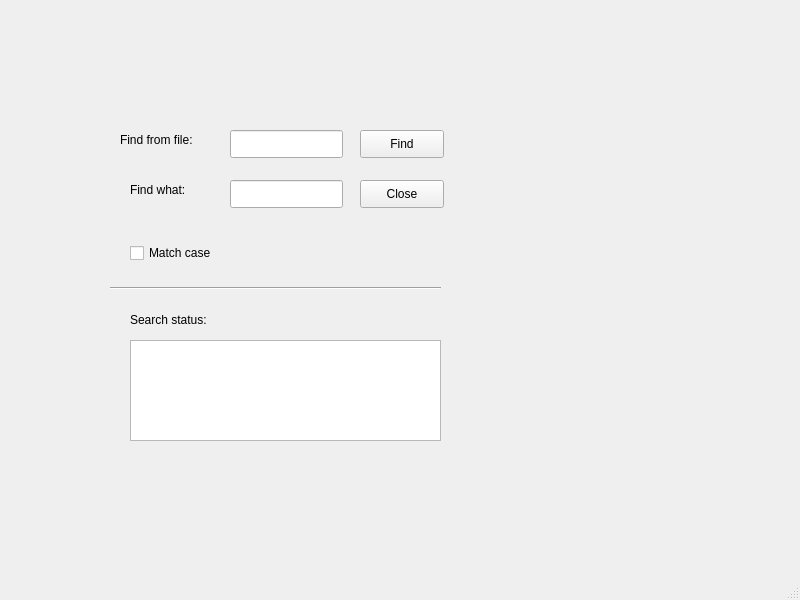
<?xml version="1.0" encoding="UTF-8"?>
<ui version="4.0">
 <class>MainWindow</class>
 <widget class="QMainWindow" name="MainWindow">
  <property name="geometry">
   <rect>
    <x>0</x>
    <y>0</y>
    <width>800</width>
    <height>600</height>
   </rect>
  </property>
  <property name="windowTitle">
   <string>MainWindow</string>
  </property>
  <widget class="QWidget" name="centralwidget">
   <widget class="QLabel" name="label">
    <property name="geometry">
     <rect>
      <x>120</x>
      <y>130</y>
      <width>101</width>
      <height>20</height>
     </rect>
    </property>
    <property name="text">
     <string>Find from file:</string>
    </property>
   </widget>
   <widget class="QLabel" name="label_2">
    <property name="geometry">
     <rect>
      <x>130</x>
      <y>180</y>
      <width>81</width>
      <height>20</height>
     </rect>
    </property>
    <property name="text">
     <string>Find what:</string>
    </property>
   </widget>
   <widget class="QLabel" name="label_4">
    <property name="geometry">
     <rect>
      <x>130</x>
      <y>310</y>
      <width>101</width>
      <height>20</height>
     </rect>
    </property>
    <property name="text">
     <string>Search status:</string>
    </property>
   </widget>
   <widget class="Line" name="line">
    <property name="geometry">
     <rect>
      <x>110</x>
      <y>280</y>
      <width>331</width>
      <height>16</height>
     </rect>
    </property>
    <property name="orientation">
     <enum>Qt::Horizontal</enum>
    </property>
   </widget>
   <widget class="QLineEdit" name="fileLineEdit">
    <property name="geometry">
     <rect>
      <x>230</x>
      <y>130</y>
      <width>113</width>
      <height>28</height>
     </rect>
    </property>
   </widget>
   <widget class="QLineEdit" name="keyLineEdit">
    <property name="geometry">
     <rect>
      <x>230</x>
      <y>180</y>
      <width>113</width>
      <height>28</height>
     </rect>
    </property>
   </widget>
   <widget class="QPushButton" name="findPushButton">
    <property name="geometry">
     <rect>
      <x>360</x>
      <y>130</y>
      <width>84</width>
      <height>28</height>
     </rect>
    </property>
    <property name="text">
     <string>Find</string>
    </property>
   </widget>
   <widget class="QPushButton" name="closePushButton">
    <property name="geometry">
     <rect>
      <x>360</x>
      <y>180</y>
      <width>84</width>
      <height>28</height>
     </rect>
    </property>
    <property name="text">
     <string>Close</string>
    </property>
   </widget>
   <widget class="QCheckBox" name="matchCheckBox">
    <property name="geometry">
     <rect>
      <x>130</x>
      <y>240</y>
      <width>101</width>
      <height>26</height>
     </rect>
    </property>
    <property name="text">
     <string>Match case</string>
    </property>
   </widget>
   <widget class="QTextBrowser" name="textBrowser">
    <property name="geometry">
     <rect>
      <x>130</x>
      <y>340</y>
      <width>311</width>
      <height>101</height>
     </rect>
    </property>
   </widget>
  </widget>
  <widget class="QMenuBar" name="menubar">
   <property name="geometry">
    <rect>
     <x>0</x>
     <y>0</y>
     <width>800</width>
     <height>25</height>
    </rect>
   </property>
  </widget>
  <widget class="QStatusBar" name="statusbar"/>
 </widget>
 <resources/>
 <connections>
  <connection>
   <sender>closePushButton</sender>
   <signal>clicked()</signal>
   <receiver>MainWindow</receiver>
   <slot>close()</slot>
   <hints>
    <hint type="sourcelabel">
     <x>401</x>
     <y>218</y>
    </hint>
    <hint type="destinationlabel">
     <x>399</x>
     <y>299</y>
    </hint>
   </hints>
  </connection>
 </connections>
 <slots>
  <slot>slot1()</slot>
 </slots>
</ui>
